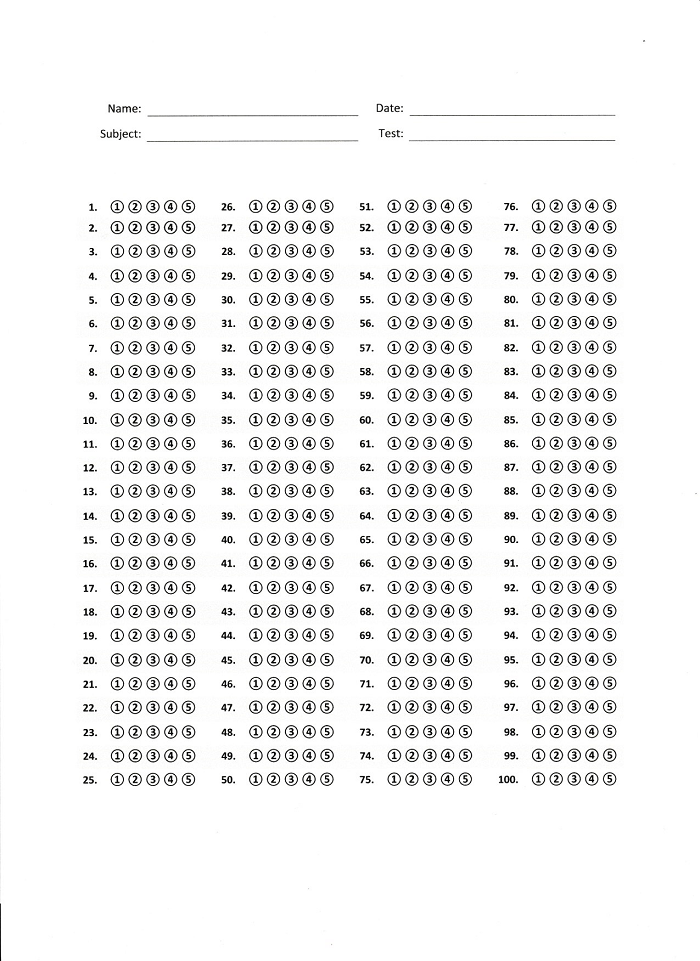
#> input picture images/100.png, 700 x 961 px
$ python -i gradeTest.py   (imports and definitions only)
#> lines starting #> are read from the running program, lines starting #| are printed output that depends on the picture; after the words box and inside, x2 and y2 are one past the last pixel; in counts of white or black regions, pixels touching at a corner belong together
from collections import defaultdict
from imutils import contours
import numpy as np
import imutils
import cv2
import csv


def gradeTest(testImage):

	# Define the structure of the OMR sheet
#> called with testImage = 'images/100.png'
	num_rows = 25
	num_columns = 4
	num_questions = 100
	num_choices = 5

	# Define the answer key
	ANSWER_KEY = {}
	ANSWER_KEY = defaultdict(lambda: 0, ANSWER_KEY)

	# Load the image and convert it into grayscale
	image = cv2.imread(testImage)
#> image is the input picture: shape (961, 700, 3); mean B, G, R 241.6, 241.7, 241.7
	gray = cv2.cvtColor(image, cv2.COLOR_BGR2GRAY)

	# Binarize the image using Otsu's thresholding method
	thresh = cv2.threshold(gray.copy(), 0, 255, cv2.THRESH_BINARY_INV | cv2.THRESH_OTSU)[1]
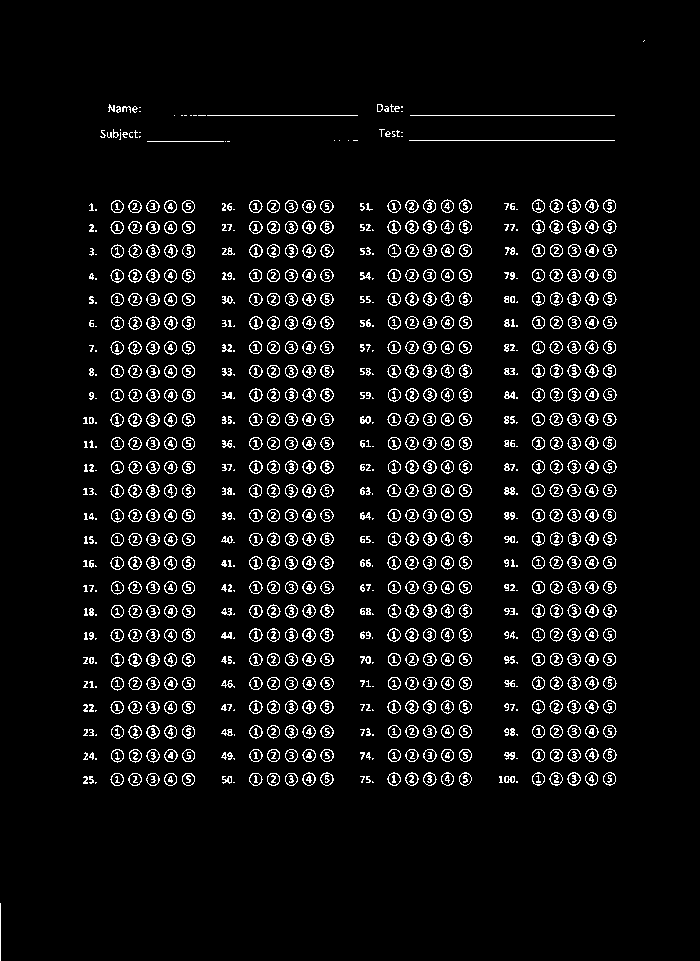
#> thresh: shape (961, 700); 5.9% white in thin lines or dots, all inside (x1, y1, x2, y2) = (0, 40, 645, 961)

	# Find the contours and initialize the list of contours
	cnts = cv2.findContours(thresh.copy(), cv2.RETR_EXTERNAL, cv2.CHAIN_APPROX_SIMPLE)
#> cnts = 810 contours, 267 with area under 20; largest, box (x1, y1, x2, y2) and area: (302, 628, 316, 642) 129, (302, 556, 316, 570) 129, (146, 413, 160, 427) 129, (128, 413, 142, 427) 129, (128, 556, 142, 570) 128
	cnts = imutils.grab_contours(cnts)
	questionCnts = []

	# Loop over the contours
	for cnt in cnts:
		# Compute the bounding box of the contour, then use the bounding box to derive aspect ratio
		(x, y, w, h) = cv2.boundingRect(cnt)
		ar = w / float(h)

		# Bounding box must be sufficiently wide, sufficiently tall, and have aspect ratio approximately equal to 1
		if w >= 10 and h >= 10 and ar >= 0.9 and ar <= 1.1:
			questionCnts.append(cnt)
#> this loop made 810 passes
#> (x, y, w, h, ar) on passes 6 to 8: (504, 776, 11, 7, 1.57), (499, 776, 4, 7, 0.571), (366, 776, 5, 7, 0.714)
#> after the loop, questionCnts = 500 contours; largest, box (x1, y1, x2, y2) and area: (302, 628, 316, 642) 129, (302, 556, 316, 570) 129, (146, 413, 160, 427) 129, (128, 413, 142, 427) 129, (128, 556, 142, 570) 128

	# Sort the question contours top-to-bottom and initialize the list for contour-sorting
	questionCnts = contours.sort_contours(questionCnts, method="top-to-bottom")[0]
#> questionCnts = 500 contours; largest, box (x1, y1, x2, y2) and area: (146, 413, 160, 427) 129, (128, 413, 142, 427) 129, (302, 556, 316, 570) 129, (302, 628, 316, 642) 129, (423, 388, 437, 402) 128
	sortedCnts = np.empty(len(questionCnts), dtype=object)

	# Each row of questions has 20 bubbles, so loop over the question contours in groups of 20
	for (r, q) in enumerate(np.arange(0, len(questionCnts), num_columns * num_choices)):
		# Sort the contours for current row of questions from left to right
		rowCnts = contours.sort_contours(questionCnts[q:q + num_columns * num_choices])[0]

		# Sort the contours into appropriate columns
		for (i, c) in enumerate(rowCnts):
			sortedCnts[num_choices*r + int(i/num_choices)*num_choices*num_rows + i - int(i/num_choices)*num_choices] = c
#> this loop made 25 passes
#> q on passes 1 to 12: 0, 20, 40, 60, 80, 100, 120, 140, 160, 180, 200, 220
#> after the loop, sortedCnts = 500 contours; largest, box (x1, y1, x2, y2) and area: (128, 413, 142, 427) 129, (146, 413, 160, 427) 129, (302, 556, 316, 570) 129, (302, 628, 316, 642) 129, (128, 556, 142, 570) 128

	correct = 0
	student_ans = []

	# Each question has 5 possible answers, loop over the sorted contours in groups of 5
	for (q, b) in enumerate(np.arange(0, len(sortedCnts), 5)):
		# Get bubbles for current question, and initialize the index of bubbled answer
		cnts = sortedCnts[b:b + 5]
		bubbled = None

		# Loop over the sorted contours
		for (j, c) in enumerate(cnts):
			# Construct a mask that reveals only the current bubble for the question
			mask = np.zeros(thresh.shape, dtype="uint8")
			cv2.drawContours(mask, [c], -1, 255, -1)

			# Apply the mask to the thresholded image, then count the non-zero pixels
			mask = cv2.bitwise_and(thresh, thresh, mask=mask)
			total = cv2.countNonZero(mask)

			# If the current total has a larger number of total non-zero pixels,
			# current bubble is the bubbled in answer
			if bubbled is None or total > bubbled[0]:
				bubbled = (total, j)

		# Initialize the contour color and the index of the correct answer
		color = (0, 0, 255)
		k = ANSWER_KEY[q]
		student_ans.append(bubbled[1])

		# Check to see if the bubbled answer is correct
		if k == bubbled[1]:
			color = (0, 255, 0)
			correct += 1

		# Draw the outline of the correct answer on the test
		cv2.drawContours(image, [cnts[k]], -1, color, 3)
#> this loop made 100 passes
#> (b, color, correct) on passes 28, 31: (135, (0, 255, 0), 1), (150, (0, 255, 0), 2)
#> (b, color) on passes 1 to 6: (0, (0, 0, 255)), (5, (0, 0, 255)), (10, (0, 0, 255)), (15, (0, 0, 255)), (20, (0, 0, 255)), (25, (0, 0, 255))
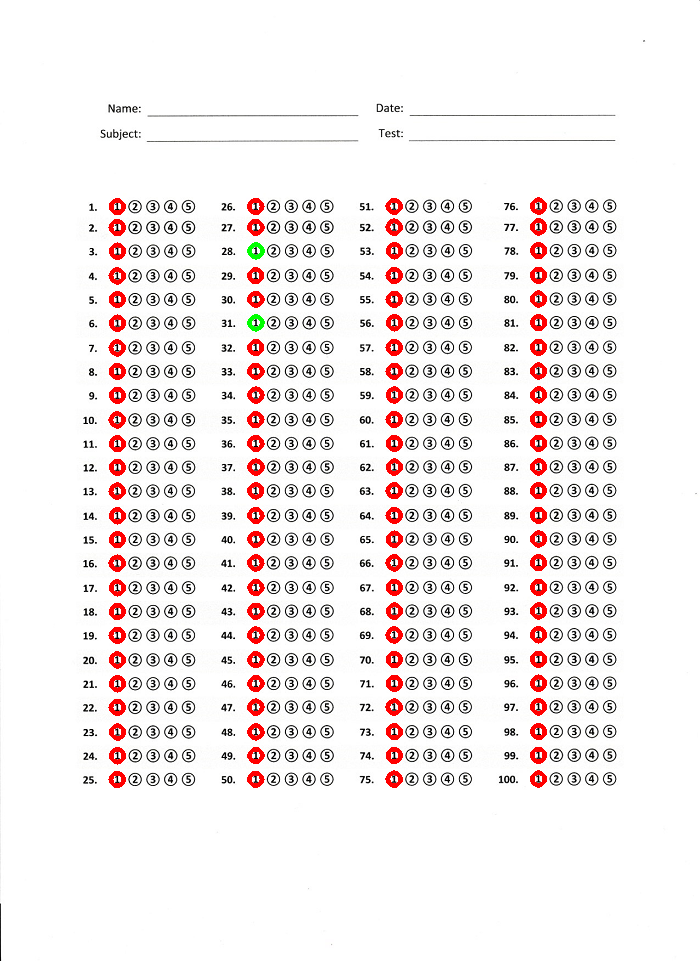
#> image: shape (961, 700, 3); 2.63% of pixels changed, all inside (x1, y1, x2, y2) = (108, 197, 547, 788)
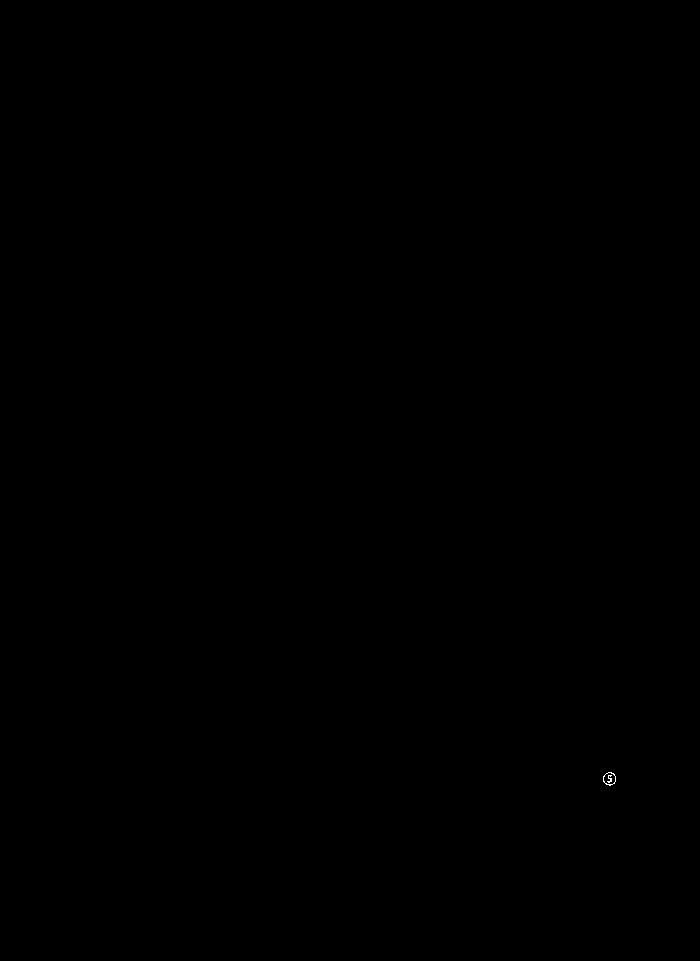
#> mask: shape (961, 700); 0.01% white in thin lines or dots, all inside (x1, y1, x2, y2) = (603, 772, 616, 786)

	# [9 lines of commented-out code are left out]

	return image, student_ans

>>> result = gradeTest('images/100.png')
